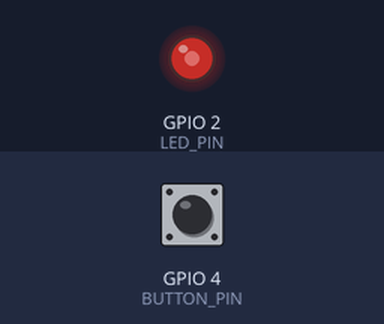
Recording of a sketch running on a simulated ESP32. Shown: output pins drawn as LEDs (lit = HIGH). Inputs (shaded band) come from the test bench; at power-on: GPIO 4 (BUTTON_PIN) HIGH.

Above: at 1.29 s.
1.3 s: GPIO 4 (BUTTON_PIN) pulled LOW for 0.15 s
At 2.13 s:
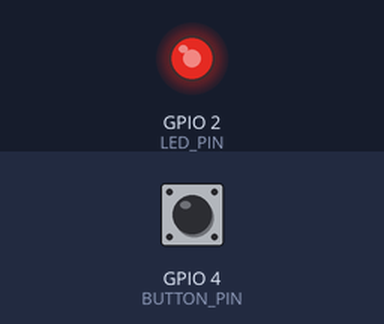
4.3 s: GPIO 4 (BUTTON_PIN) pulled LOW for 1 s
At 4.45 s:
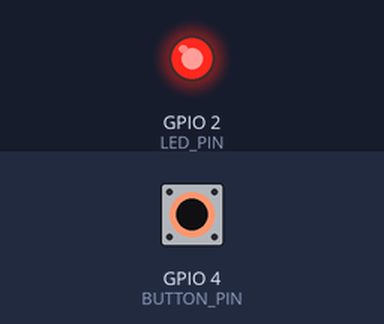
Timing chart, 0 to 13.3 s (numbered marks = the images above; inputs shaded):
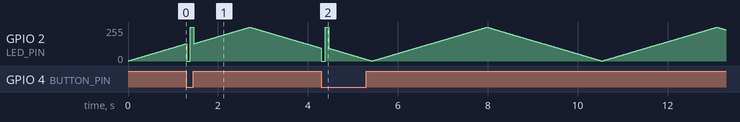

The sketch:

sketch.ino
```cpp
#include <Arduino.h>

#define BUTTON_PIN 4
#define LED_PIN 2

volatile bool buttonPressed = false;

void IRAM_ATTR handleInterrupt() {
  buttonPressed = true; // ISR ngắn gọn, chỉ đặt cờ
}

void setup() {
  Serial.begin(115200);
  pinMode(BUTTON_PIN, INPUT_PULLUP);

  ledcAttach(LED_PIN, 5000, 8); // Tần số 5000Hz, độ phân giải 8-bit

  // Gắn ngắt ngoài: khi tín hiệu chân BUTTON_PIN chuyển từ HIGH -> LOW (FALLING)
  attachInterrupt(digitalPinToInterrupt(BUTTON_PIN), handleInterrupt, FALLING);
}

void loop() {
  static int brightness = 0, step = 1;

  if (buttonPressed) {
    buttonPressed = false;
    ledcWrite(LED_PIN, 0); delay(80);   // nháy tắt nhanh
    ledcWrite(LED_PIN, 255); delay(80); // nháy sáng nhanh
  }

  brightness += step;
  if (brightness <= 0 || brightness >= 255) step = -step;

  ledcWrite(LED_PIN, brightness);
  delay(10);
}
```
